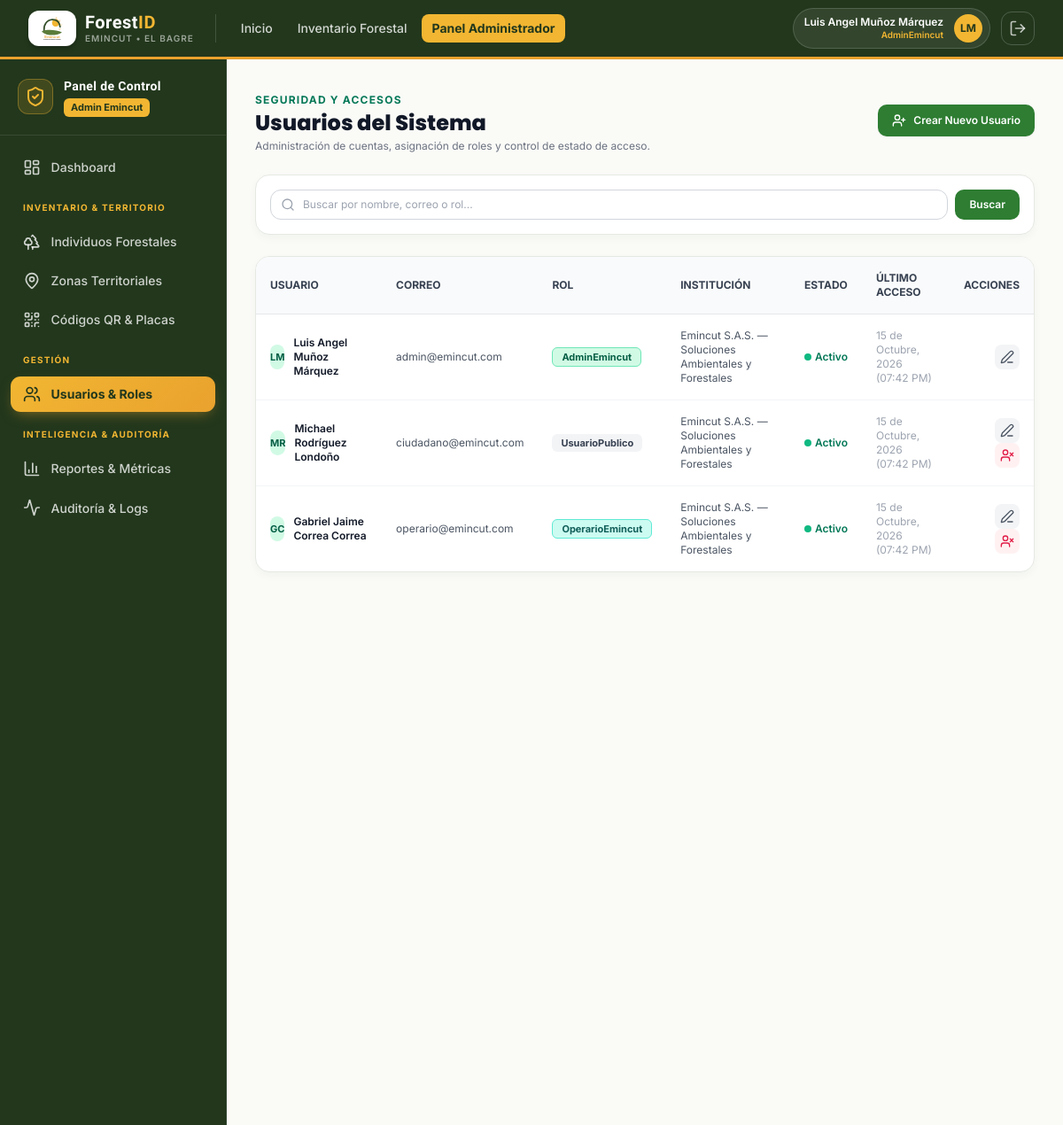
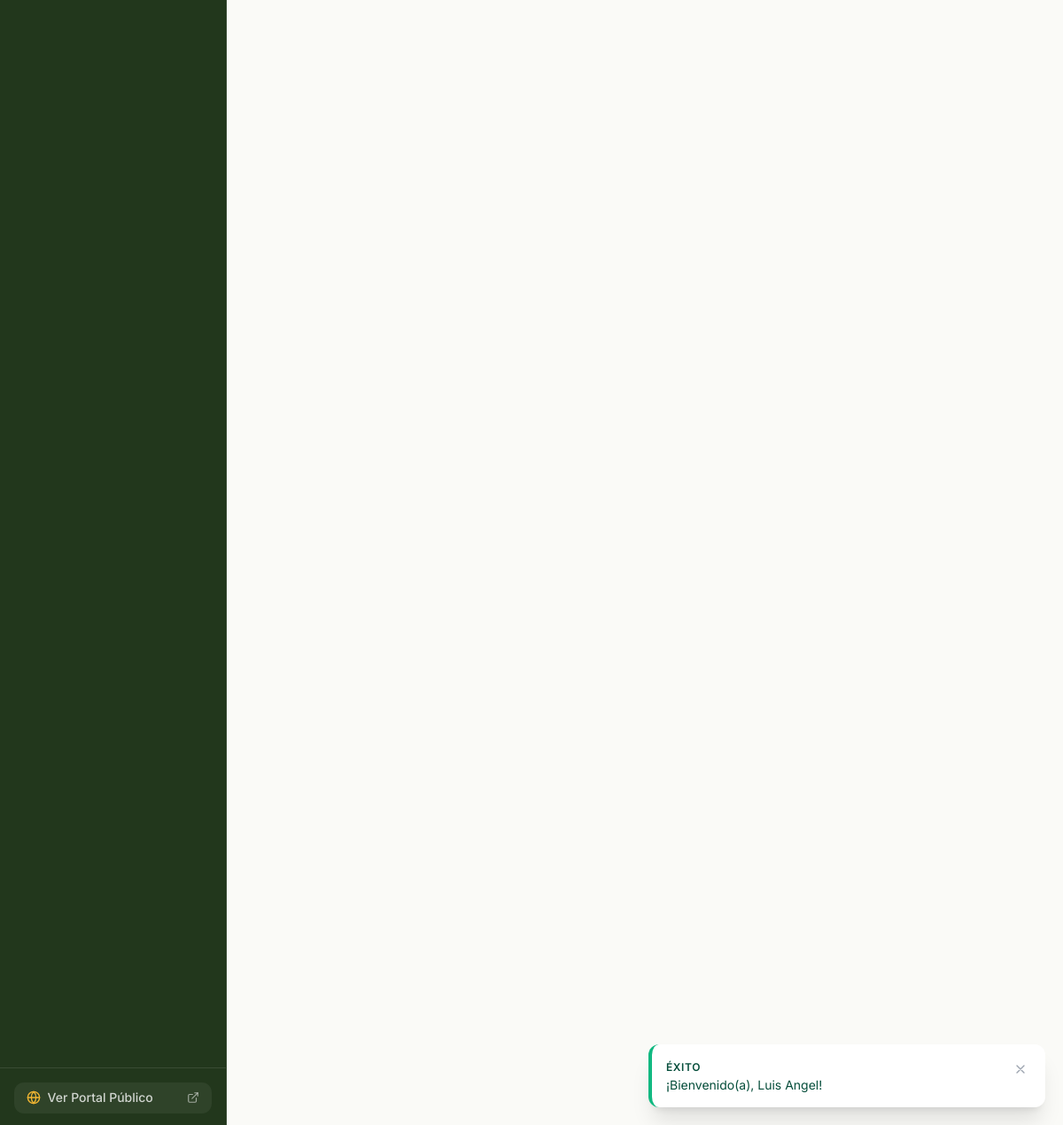
Page /admin/usuarios/index.php (signed in) on the committed database (2 pictures, top to bottom).
### tables this page shows
CREATE TABLE `usuarios` (
    `id_usuario` CHAR(36) NOT NULL DEFAULT (UUID()),
    `id_rol` CHAR(36) NOT NULL,
    `id_institucion` CHAR(36) NULL,
    `nombres` VARCHAR(100) NOT NULL,
    `apellidos` VARCHAR(100) NOT NULL,
    `correo` VARCHAR(150) NOT NULL UNIQUE,
    `password_hash` VARCHAR(255) NOT NULL,
    `telefono` VARCHAR(20) NULL,
    `estado` TINYINT(1) NOT NULL DEFAULT 1 COMMENT '1: Activo, 0: Inactivo',
    `ultimo_acceso` DATETIME NULL,
    `fecha_creacion` DATETIME NOT NULL DEFAULT CURRENT_TIMESTAMP,
    PRIMARY KEY (`id_usuario`),
    CONSTRAINT `fk_usuarios_roles` FOREIGN KEY (`id_rol`) REFERENCES `roles` (`id_rol`) ON UPDATE CASCADE ON DELETE RESTRICT,
    CONSTRAINT `fk_usuarios_instituciones` FOREIGN KEY (`id_institucion`) REFERENCES `instituciones` (`id_institucion`) ON UPDATE CASCADE ON DELETE SET NULL,
    INDEX `idx_usuarios_correo` (`correo`),
    INDEX `idx_usuarios_rol` (`id_rol`)
);

CREATE TABLE `roles` (
    `id_rol` CHAR(36) NOT NULL DEFAULT (UUID()),
    `nombre_rol` VARCHAR(50) NOT NULL UNIQUE,
    `descripcion` VARCHAR(255) NULL,
    `fecha_creacion` DATETIME NOT NULL DEFAULT CURRENT_TIMESTAMP,
    PRIMARY KEY (`id_rol`)
);

CREATE TABLE `instituciones` (
    `id_institucion` CHAR(36) NOT NULL DEFAULT (UUID()),
    `nombre_institucion` VARCHAR(150) NOT NULL,
    `nit` VARCHAR(20) NOT NULL UNIQUE,
    `direccion` VARCHAR(200) NULL,
    `municipio` VARCHAR(100) NOT NULL DEFAULT 'El Bagre',
    `departamento` VARCHAR(100) NOT NULL DEFAULT 'Antioquia',
    `telefono_contacto` VARCHAR(20) NULL,
    `correo_contacto` VARCHAR(150) NULL,
    `logo_url` VARCHAR(255) NULL,
    `estado` TINYINT(1) NOT NULL DEFAULT 1 COMMENT '1: Activa, 0: Inactiva',
    `fecha_registro` DATETIME NOT NULL DEFAULT CURRENT_TIMESTAMP,
    PRIMARY KEY (`id_institucion`),
    INDEX `idx_institucion_municipio` (`municipio`, `departamento`)
);

### includes/auth_check.php (called while the page is built, shortened)
<?php
require_once __DIR__ . '/funciones.php';
function esta_autenticado(): bool {
    return !empty($_SESSION['usuario']) && !empty($_SESSION['usuario']['id_usuario']);
}
function obtener_usuario_actual(): ?array {
    return $_SESSION['usuario'] ?? null;
}
function obtener_rol_actual(): ?string {
    return $_SESSION['usuario']['nombre_rol'] ?? null;
}
function es_admin(): bool {
    return obtener_rol_actual() === 'AdminEmincut';
}

### admin/usuarios/index.php (the view, shortened to what this page needs)
<?php
require_once __DIR__ . '/../../includes/funciones.php';
require_once __DIR__ . '/../../includes/auth_check.php';
$pdo = getDBConnection();
$q = sanear($_GET['q'] ?? '');
$params = [];
$where = "1=1";
$stmt = $pdo->prepare("
    SELECT u.*, r.nombre_rol, i.nombre_institucion
    FROM `usuarios` u
    INNER JOIN `roles` r ON u.id_rol = r.id_rol
    LEFT JOIN `instituciones` i ON u.id_institucion = i.id_institucion
    WHERE {$where}
    ORDER BY u.fecha_creacion DESC
");
$stmt->execute($params);
$usuarios = $stmt->fetchAll();
$csrf_token = crear_token_csrf();
require_once __DIR__ . '/../../includes/header.php';
require_once __DIR__ . '/../../includes/navbar.php';
?>
<div class="flex-1 flex flex-col md:flex-row">
    <?php require_once __DIR__ . '/../../includes/sidebar_admin.php'; ?>
    <main class="flex-1 p-6 sm:p-8 space-y-6 overflow-y-auto">
        <div class="flex flex-col sm:flex-row items-start sm:items-center justify-between gap-4">
            <div>
                <span class="text-xs font-bold text-emerald-700 uppercase tracking-widest">Seguridad y Accesos</span>
                <h1 class="font-heading font-extrabold text-2xl text-gray-900">
                    Usuarios del Sistema
                </h1>
                <p class="text-xs text-gray-500 mt-0.5">
                    Administración de cuentas, asignación de roles y control de estado de acceso.
                </p>
            </div>
            <a href="<?= BASE_URL ?>admin/usuarios/crear.php" class="btn-forest-primary text-xs py-2.5 px-4 shadow-sm">
                <i data-lucide="user-plus" class="w-4 h-4"></i> Crear Nuevo Usuario
            </a>
        </div>
        <div class="forest-card p-4">
            <form method="GET" action="index.php" class="flex gap-2">
                <div class="relative flex-1">
                    <div class="absolute inset-y-0 left-0 pl-3 flex items-center pointer-events-none text-gray-400">
                    </div>
                    <input type="text" name="q" value="<?= htmlspecialchars($q) ?>" placeholder="Buscar por nombre, correo o rol..."
                           class="w-full pl-9 pr-4 py-2 bg-white border border-gray-300 rounded-xl text-xs focus:ring-2 focus:ring-emerald-600 outline-none">
                </div>
                <button type="submit" class="btn-forest-primary text-xs py-2 px-4">
                    Buscar
                </button>
            </form>
        </div>
        <div class="forest-card overflow-hidden">
            <div class="overflow-x-auto">
                <table class="w-full text-left text-xs text-gray-600">
                    <thead class="bg-gray-50 border-b border-gray-200 text-gray-700 uppercase font-semibold">
                        <tr>
                            <th class="p-4">Usuario</th>
                            <th class="p-4">Correo</th>
                            <th class="p-4">Rol</th>
                            <th class="p-4">Institución</th>
                            <th class="p-4">Estado</th>
                            <th class="p-4">Último Acceso</th>
                            <th class="p-4 text-right">Acciones</th>
                        </tr>
                    </thead>
                    <tbody class="divide-y divide-gray-100">
                        <?php if (empty($usuarios)): ?>
                            <tr>
                                <td colspan="7" class="p-8 text-center text-gray-400 italic">
                                    No se encontraron usuarios registrados con los criterios indicados.
                                </td>
                            </tr>
                        <?php else: ?>
                            <?php foreach ($usuarios as $u): ?>
                                <tr class="hover:bg-gray-50 transition-colors">
                                    <td class="p-4 font-semibold text-gray-900">
                                        <div class="flex items-center gap-2.5">
                                            <div class="w-7 h-7 rounded-full bg-emerald-100 text-emerald-800 flex items-center justify-center font-bold text-[11px]">
                                                <?= strtoupper(substr($u['nombres'], 0, 1) . substr($u['apellidos'], 0, 1)) ?>
                                            </div>
                                            <span><?= htmlspecialchars($u['nombres'] . ' ' . $u['apellidos']) ?></span>
                                        </div>
                                    </td>
                                    <td class="p-4"><?= htmlspecialchars($u['correo']) ?></td>
                                    <td class="p-4">
                                        <span class="inline-flex items-center gap-1 px-2.5 py-0.5 rounded-md text-[11px] font-bold
                                            <?= ($u['nombre_rol'] === 'AdminEmincut') ? 'bg-emerald-100 text-emerald-800 border border-emerald-300' : (($u['nombre_rol'] === 'OperarioEmincut') ? 'bg-teal-100 text-teal-800 border border-teal-300' : 'bg-gray-100 text-gray-700') ?>">
                                            <?= htmlspecialchars($u['nombre_rol']) ?>
                                        </span>
                                    </td>
                                    <td class="p-4"><?= htmlspecialchars($u['nombre_institucion'] ?? 'Emincut S.A.S.') ?></td>
                                    <td class="p-4">
                                        <?php if ($u['estado'] == 1): ?>
                                            <span class="inline-flex items-center gap-1 text-emerald-700 font-semibold">
                                                <span class="w-2 h-2 rounded-full bg-emerald-500"></span> Activo
                                            </span>
                                        <?php else: ?>
                                            <span class="inline-flex items-center gap-1 text-rose-700 font-semibold">
                                                <span class="w-2 h-2 rounded-full bg-rose-500"></span> Inactivo
                                            </span>
                                        <?php endif; ?>
                                    </td>
                                    <td class="p-4 text-gray-400">
                                        <?= !empty($u['ultimo_acceso']) ? formatear_fecha($u['ultimo_acceso'], true) : 'Nunca' ?>
                                    </td>
                                    <td class="p-4 text-right space-x-1">
                                        <a href="<?= BASE_URL ?>admin/usuarios/editar.php?id=<?= $u['id_usuario'] ?>" class="p-1.5 rounded-lg bg-gray-100 hover:bg-emerald-100 text-gray-600 hover:text-emerald-800 inline-flex" title="Editar">
                                            <i data-lucide="edit-3" class="w-4 h-4"></i>
                                        </a>
                                        <?php if ($u['id_usuario'] !== $_SESSION['usuario']['id_usuario']): ?>
                                            <a href="<?= BASE_URL ?>admin/usuarios/index.php?toggle_id=<?= $u['id_usuario'] ?>&csrf=<?= $csrf_token ?>"
                                               data-confirm="¿Está seguro de cambiar el estado de este usuario?"
                                               class="p-1.5 rounded-lg <?= ($u['estado'] == 1) ? 'bg-rose-50 text-rose-600 hover:bg-rose-100' : 'bg-emerald-50 text-emerald-600 hover:bg-emerald-100' ?> inline-flex"
                                               title="<?= ($u['estado'] == 1) ? 'Desactivar' : 'Activar' ?>">
                                                <i data-lucide="<?= ($u['estado'] == 1) ? 'user-x' : 'user-check' ?>" class="w-4 h-4"></i>
                                            </a>
                                        <?php endif; ?>
                                    </td>
                                </tr>
                            <?php endforeach; ?>
                        <?php endif; ?>
                    </tbody>
                </table>
            </div>
        </div>
    </main>
</div>
<?php require_once __DIR__ . '/../../includes/footer.php'; ?>

### includes/navbar.php (shortened to what this page needs)
<?php
require_once __DIR__ . '/auth_check.php';
$usuario_actual = obtener_usuario_actual();
$es_autenticado = esta_autenticado();
?>
<header class="emi-navbar sticky top-0 z-40">
    <div class="max-w-7xl mx-auto px-4 sm:px-6 lg:px-8">
        <div class="flex justify-between h-16 items-center">
            <div class="flex items-center gap-6">
                <a href="<?= BASE_URL ?>" class="flex items-center gap-2.5 group">
                    <span class="bg-white rounded-xl p-1.5 shadow-md shadow-black/20 group-hover:scale-105 transition-transform block w-[54px] h-[40px] flex items-center justify-center">
                        <img src="<?= BASE_URL ?>assets/img/logo_emincut_oficial.svg" alt="Emincut" class="w-full h-full object-contain">
                    </span>
                    <div class="flex flex-col">
                        <span class="emi-display font-bold text-xl tracking-wide text-white leading-tight">
                            Forest<span style="color:var(--emi-amarillo)">ID</span>
                        </span>
                        <span class="text-[10px] font-semibold uppercase tracking-widest -mt-0.5" style="color:rgba(255,255,255,.55)">
                            Emincut • El Bagre
                        </span>
                    </div>
                </a>
                <nav class="hidden md:flex items-center gap-1 pl-4 border-l" style="border-color:rgba(255,255,255,.15)">
                    <a href="<?= BASE_URL ?>publico/index.php" class="px-3 py-1.5 text-sm font-medium rounded-lg text-white/80 hover:text-white hover:bg-white/10 transition-colors">
                        Inicio
                    </a>
                    <a href="<?= BASE_URL ?>publico/buscar.php" class="px-3 py-1.5 text-sm font-medium rounded-lg text-white/80 hover:text-white hover:bg-white/10 transition-colors">
                        Inventario Forestal
                    </a>
                    <?php if ($es_autenticado && es_admin()): ?>
                        <a href="<?= BASE_URL ?>admin/dashboard.php" class="px-3 py-1.5 text-sm font-bold rounded-lg transition-colors" style="background:var(--emi-amarillo); color:var(--emi-verde-noche)">
                            Panel Administrador
                        </a>
                    <?php elseif ($es_autenticado && es_operario()): ?>
                        <a href="<?= BASE_URL ?>operario/dashboard.php" class="px-3 py-1.5 text-sm font-bold rounded-lg transition-colors" style="background:var(--emi-amarillo); color:var(--emi-verde-noche)">
                            Panel Operario
                        </a>
                    <?php endif; ?>
                </nav>
            </div>
            <div class="flex items-center gap-3">
                <?php if ($es_autenticado): ?>
                    <div class="hidden sm:flex items-center gap-3 pl-3 pr-2 py-1.5 rounded-full border" style="background:rgba(255,255,255,.08); border-color:rgba(255,255,255,.15)">
                        <div class="flex flex-col text-right">
                            <span class="text-xs font-semibold text-white leading-tight">
                                <?= htmlspecialchars($usuario_actual['nombres'] . ' ' . $usuario_actual['apellidos']) ?>
                            </span>
                            <span class="text-[10px] font-semibold" style="color:var(--emi-amarillo)">
                                <?= htmlspecialchars($usuario_actual['nombre_rol']) ?>
                            </span>
                        </div>
                        <div class="w-8 h-8 rounded-full flex items-center justify-center text-xs font-bold shadow-sm" style="background:var(--emi-amarillo); color:var(--emi-verde-noche)">
                            <?= strtoupper(substr($usuario_actual['nombres'], 0, 1) . substr($usuario_actual['apellidos'], 0, 1)) ?>
                        </div>
                    </div>
                    <a href="<?= BASE_URL ?>auth/logout.php" title="Cerrar Sesión" class="p-2 rounded-xl transition-colors border" style="color:rgba(255,255,255,.7); border-color:rgba(255,255,255,.2)">
                        <i data-lucide="log-out" class="w-5 h-5"></i>
                    </a>
                <?php endif; ?>
            </div>
        </div>
    </div>
</header>

### assets/css/custom.css (style rules this page uses)
:root { --color-primary-dark: #1B5E20; --color-primary: #2E7D32; --color-primary-light: #4CAF50; --color-surface-soft: #E8F5E9; --color-surface-bg: #FAFAF7; --color-earth: #6D4C41; --color-text-main: #1F2937; }
body { background-color: var(--color-surface-bg); color: var(--color-text-main); font-family: 'Inter', -apple-system, BlinkMacSystemFont, "Segoe UI", Roboto, sans-serif; -webkit-font-smoothing: antialiased; }
h1, h2, h3, h4, h5, h6, .font-heading { font-family: 'Poppins', 'Inter', sans-serif; }
.forest-card { background: #FFFFFF; border: 1px solid #E5E9E2; border-radius: 1rem; box-shadow: 0 4px 12px -2px rgba(27, 94, 32, 0.05); transition: all 0.2s cubic-bezier(0.4, 0, 0.2, 1); }
.btn-forest-primary { background-color: #2E7D32; color: #FFFFFF; font-weight: 600; padding: 0.625rem 1.25rem; border-radius: 0.625rem; display: inline-flex; align-items: center; justify-content: center; gap: 0.5rem; transition: all 0.15s ease-in-out; }

### assets/css/emincut.css (style rules this page uses)
:root { --emi-verde: #5B7C3A; --emi-verde-claro: #7A9B54; --emi-verde-suave: #EDF2E5; --emi-verde-oscuro: #35502B; --emi-verde-noche: #22371C; --emi-ambar: #E9A22E; --emi-amarillo: #F2B632; --emi-amarillo-suave:#FBEFD4; --emi-blanco: #FFFFFF; --emi-hueso: #FBFAF6; --emi-tinta: #23291F; --emi-tinta-suave: #5C6455; }
.emi-display { font-family: 'Chakra Petch', 'Trebuchet MS', sans-serif; }
.emi-navbar { background-color: var(--emi-verde-noche); border-bottom: 3px solid var(--emi-ambar); }

### rows in the picture
usuarios: nombres+apellidos "Luis Angel Muñoz Márquez", nombres+apellidos "LM", correo "admin@emincut.com", id_rol.nombre_rol "AdminEmincut", id_institucion.nombre_institucion "Emincut S.A.S. — Soluciones Ambientales y Forestales", estado 1 (drawn), ultimo_acceso "15 de Octubre, 2026 (07:42 PM)"
roles: nombre_rol "AdminEmincut"
usuarios: nombres+apellidos "MR", nombres+apellidos "Michael Rodríguez Londoño", correo "ciudadano@emincut.com", id_rol.nombre_rol "UsuarioPublico", id_institucion.nombre_institucion "Emincut S.A.S. — Soluciones Ambientales y Forestales", estado 1 (drawn), ultimo_acceso "15 de Octubre, 2026 (07:42 PM)"
usuarios: nombres+apellidos "GC", nombres+apellidos "Gabriel Jaime Correa Correa", correo "operario@emincut.com", id_rol.nombre_rol "OperarioEmincut", id_institucion.nombre_institucion "Emincut S.A.S. — Soluciones Ambientales y Forestales", estado 1 (drawn), ultimo_acceso "15 de Octubre, 2026 (07:42 PM)"

### other values in the picture
$cfg['badge'] "ÉXITO"
$mensaje "¡Bienvenido(a), Luis Angel!"
